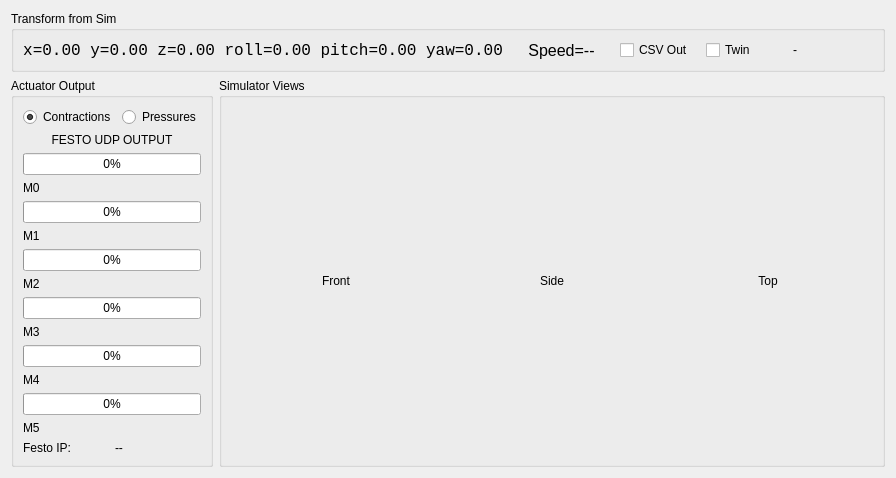
      <widget class="QWidget" name="tab_output">
       <attribute name="title">
        <string>Platform Output</string>
       </attribute>
       <layout class="QVBoxLayout" name="outputLayout">
        <item>
         <widget class="QGroupBox" name="grp_transform_from_sim">
          <property name="title">
           <string>Transform from Sim</string>
          </property>
          <layout class="QHBoxLayout" name="fromSimLayout">
           <item>
            <widget class="QLabel" name="lbl_transform_from_sim">
             <property name="font">
              <font>
               <family>Courier New</family>
               <pointsize>12</pointsize>
              </font>
             </property>
             <property name="alignment">
              <set>Qt::AlignCenter</set>
             </property>
             <property name="text">
              <string>x=0.00 y=0.00 z=0.00 roll=0.00 pitch=0.00 yaw=0.00</string>
             </property>
           </widget>
          </item>
          <item>
           <widget class="QLabel" name="lbl_sim_speed">
            <property name="font">
             <font>
              <pointsize>12</pointsize>
             </font>
            </property>
            <property name="minimumSize">
             <size>
              <width>105</width>
              <height>0</height>
             </size>
            </property>
            <property name="alignment">
             <set>Qt::AlignCenter</set>
            </property>
            <property name="text">
             <string>Speed=--</string>
            </property>
           </widget>
          </item>
          <item>
           <widget class="QCheckBox" name="chk_csv_output">
             <property name="text">
              <string>CSV Out</string>
             </property>
             <property name="checked">
              <bool>false</bool>
             </property>
            </widget>
           </item>
          <item>
           <widget class="QCheckBox" name="chk_twin_output">
            <property name="text"><string>Twin</string></property>
           </widget>
          </item>
          <item>
           <widget class="QLabel" name="lbl_twin_destination">
            <property name="text"><string>-</string></property>
           </widget>
          </item>
          </layout>
         </widget>
        </item>
        <item>
         <layout class="QHBoxLayout" name="outputMainLayout">
          <item>
           <widget class="QGroupBox" name="grp_actuator_output">
            <property name="title">
             <string>Actuator Output</string>
            </property>
            <layout class="QVBoxLayout" name="actuatorLayout">
             <item>
              <layout class="QHBoxLayout" name="outputModeLayout">
               <item>
                <widget class="QRadioButton" name="rb_contractions">
                 <property name="text">
                  <string>Contractions</string>
                 </property>
                 <property name="checked">
                  <bool>true</bool>
                 </property>
                </widget>
               </item>
               <item>
                <widget class="QRadioButton" name="rb_pressures">
                 <property name="text">
                  <string>Pressures</string>
                 </property>
                </widget>
               </item>
              </layout>
             </item>
             <item>
              <widget class="QLabel" name="lbl_output_mode">
               <property name="alignment">
                <set>Qt::AlignCenter</set>
               </property>
               <property name="text">
                <string>FESTO UDP OUTPUT</string>
               </property>
              </widget>
             </item>
             <item>
              <widget class="QProgressBar" name="muscle_0">
               <property name="maximum">
                <number>100</number>
               </property>
               <property name="value">
                <number>0</number>
               </property>
              </widget>
             </item>
             <item>
              <widget class="QLabel" name="txt_muscle_0">
               <property name="text">
                <string>M0</string>
               </property>
              </widget>
             </item>
             <item>
              <widget class="QProgressBar" name="muscle_1">
               <property name="maximum">
                <number>100</number>
               </property>
               <property name="value">
                <number>0</number>
               </property>
              </widget>
             </item>
             <item>
              <widget class="QLabel" name="txt_muscle_1">
               <property name="text">
                <string>M1</string>
               </property>
              </widget>
             </item>
             <item>
              <widget class="QProgressBar" name="muscle_2">
               <property name="maximum">
                <number>100</number>
               </property>
               <property name="value">
                <number>0</number>
               </property>
              </widget>
             </item>
             <item>
              <widget class="QLabel" name="txt_muscle_2">
               <property name="text">
                <string>M2</string>
               </property>
              </widget>
             </item>
             <item>
              <widget class="QProgressBar" name="muscle_3">
               <property name="maximum">
                <number>100</number>
               </property>
               <property name="value">
                <number>0</number>
               </property>
              </widget>
             </item>
             <item>
              <widget class="QLabel" name="txt_muscle_3">
               <property name="text">
                <string>M3</string>
               </property>
              </widget>
             </item>
             <item>
              <widget class="QProgressBar" name="muscle_4">
               <property name="maximum">
                <number>100</number>
               </property>
               <property name="value">
                <number>0</number>
               </property>
              </widget>
             </item>
             <item>
              <widget class="QLabel" name="txt_muscle_4">
               <property name="text">
                <string>M4</string>
               </property>
              </widget>
             </item>
             <item>
              <widget class="QProgressBar" name="muscle_5">
               <property name="maximum">
                <number>100</number>
               </property>
               <property name="value">
                <number>0</number>
               </property>
              </widget>
             </item>
             <item>
              <widget class="QLabel" name="txt_muscle_5">
               <property name="text">
                <string>M5</string>
               </property>
              </widget>
             </item>
             <item>
              <layout class="QHBoxLayout" name="festoLayout">
               <item>
                <widget class="QLabel" name="labelFesto">
                 <property name="text">
                  <string>Festo IP:</string>
                 </property>
                </widget>
               </item>
               <item>
                <widget class="QLabel" name="lbl_festo_ip">
                 <property name="text">
                  <string>--</string>
                 </property>
                </widget>
               </item>
              </layout>
             </item>
            </layout>
           </widget>
          </item>
          <item>
           <widget class="QGroupBox" name="grp_sim_images">
            <property name="title">
             <string>Simulator Views</string>
            </property>
            <layout class="QHBoxLayout" name="simImagesLayout">
             <item>
              <widget class="QLabel" name="lbl_front_view">
               <property name="minimumSize">
                <size>
                 <width>210</width>
                 <height>260</height>
                </size>
               </property>
               <property name="alignment">
                <set>Qt::AlignCenter</set>
               </property>
               <property name="text">
                <string>Front</string>
               </property>
               <property name="scaledContents">
                <bool>false</bool>
               </property>
              </widget>
             </item>
             <item>
              <widget class="QLabel" name="lbl_side_view">
               <property name="minimumSize">
                <size>
                 <width>210</width>
                 <height>260</height>
                </size>
               </property>
               <property name="alignment">
                <set>Qt::AlignCenter</set>
               </property>
               <property name="text">
                <string>Side</string>
               </property>
               <property name="scaledContents">
                <bool>false</bool>
               </property>
              </widget>
             </item>
             <item>
              <widget class="QLabel" name="lbl_top_view">
               <property name="minimumSize">
                <size>
                 <width>210</width>
                 <height>260</height>
                </size>
               </property>
               <property name="alignment">
                <set>Qt::AlignCenter</set>
               </property>
               <property name="text">
                <string>Top</string>
               </property>
               <property name="scaledContents">
                <bool>false</bool>
               </property>
              </widget>
             </item>
            </layout>
           </widget>
          </item>
         </layout>
        </item>
       </layout>
      </widget>
